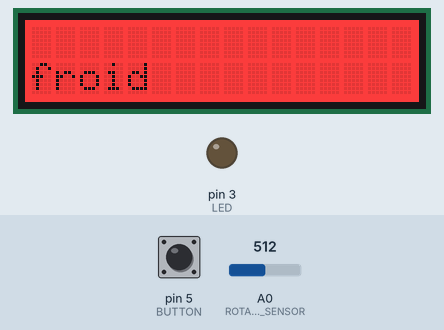
This sketch was run on a simulated Arduino Uno, built with avr-gcc and run on an emulated ATmega328P. Shown: 16×2 character LCD, output pins drawn as LEDs (lit = HIGH). The test bench sets the inputs (shaded band); at power-on: pin 5 (BUTTON) LOW, A0 (ROTARY_ANGLE_SENSOR) = 512. Random numbers use the default seed unless the sketch sets one.

Above: at 1.2 s.
1.3 s: pin 5 (BUTTON) pulled HIGH for 3.2 s
At 2.7 s:
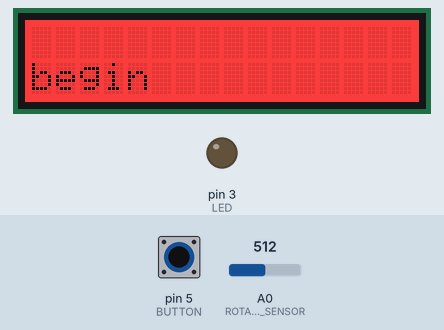
7.5 s: A0 (ROTARY_ANGLE_SENSOR) set to 601
9.0 s: A0 (ROTARY_ANGLE_SENSOR) set to 635
At 10.3 s:
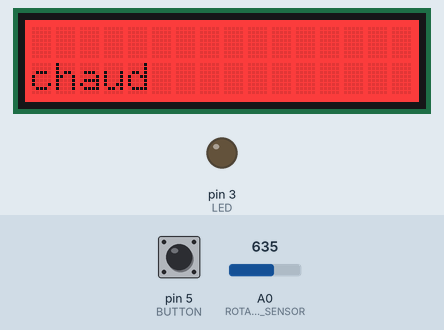
10.6 s: A0 (ROTARY_ANGLE_SENSOR) set to 511
At 11.3 s:
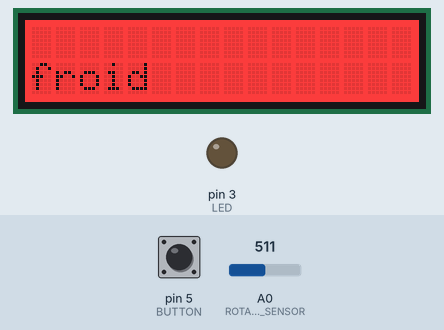
12.2 s: A0 (ROTARY_ANGLE_SENSOR) set to 716
At 13.4 s:
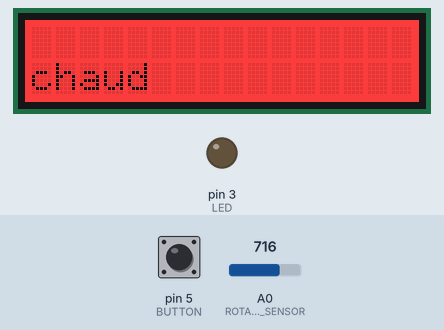
Timing chart, 0 to 14.7 s (numbered marks = the images above; inputs shaded):
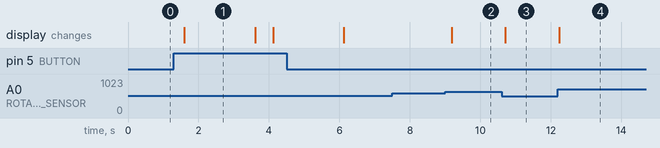

The sketch:

wildLockTwo.ino
```cpp
/*************************/
/******** IMPORTS ********/
/*************************/
#include <Wire.h>
#include "rgb_lcd.h"
#include <Time.h>

/*************************/
/******* CONSTANTS *******/
/*************************/

rgb_lcd lcd; // lcd is screen displaying variable

#define ROTARY_ANGLE_SENSOR A0 // Rotative button is pin A0
#define LED 3 // Led is pin 3
#define BUTTON 5 // Button is pin 5

#define FULL_ANGLE 300 //full value of the rotary angle is 300 degrees
#define ADC_REF 5
#define GROVE_VCC 5

/*************************/
/******* VARIABLES *******/
/*************************/

// For the screen display
int a;
const int colorR = 255;
const int colorG = 0;
const int colorB = 0;

// The numbers to find are random
int first = rand_a_b(0,300);
int the_second = rand_a_b(0,300);
int third = rand_a_b(0,300);

int chapter = 1;
int current = first;

int time = 0;

int buttonState = 0;

/*************************/
/******* FUNCTIONS *******/
/*************************/

// Initialisation function for the LED and the Screen
void setup() {
    lcd.begin(16, 2);
    lcd.setRGB(colorR, colorG, colorB);
    pinMode(LED, OUTPUT);
}

// Batch function that will call the main function continouisly
void loop() {

    buttonState = digitalRead(BUTTON);

    if (buttonState == HIGH) {
        redoGame();
    }

    launchGame();
}

// Restart game function
void redoGame() {
    a=analogRead(0);
    lcd.setCursor(0, 1);
    lcd.print("begin   ");
    chapter = 1;

    first = rand_a_b(0,300);
    the_second = rand_a_b(0,300);
    third = rand_a_b(0,300);

    time = 0;
    current = first;

    delay(2000);
}

void launchGame() {

    if(chapter < 4) {

        int degrees;
        degrees = getDegree();

        a=analogRead(0);
        lcd.setCursor(0, 1);

        if(degrees == current) {

            // STEPS
            if(chapter == 1) {
                brightRedLed();
                current = the_second;

            } else if(chapter == 2) {
                brightBlueLed();
                current = third;

            } else if(chapter == 3) {
                brightGreenLed();
                setFinishedTime();
            }

            if(chapter < 4) {
                chapter = chapter + 1;
            }

        } else {
            getCurrent(degrees);
        }

        lcd.setCursor(0, 1);
        delay(500);
    }
}

// Random function to generate number between min and max
int rand_a_b(int a, int b){
    return rand()%(b-a) +a;
}

// Ending function to display the final time required to finish the game
void setFinishedTime() {
    lcd.print("en ");
    lcd.print(time/2);
    lcd.print("s");
}

// Function making the LED shining
void brightLed() {
    digitalWrite(LED, HIGH);
    delay(1000);
    digitalWrite(LED, LOW);
    delay(500);
}

void brightRedLed() {
    brightLed();
}
void brightBlueLed() {
    brightLed();
    brightLed();
}
void brightGreenLed() {
    brightLed();
    brightLed();
    brightLed();
}

// Check if user is near the number to find or not
void getCurrent(int val) {

    if(val > current) {

        if(val - current < 20) {
            lcd.print("chaud   ");
        } else {
            lcd.print("froid   ");
        }

    } else {

        if(current - val < 20) {
            lcd.print("chaud   ");
        } else {
            lcd.print("froid   ");
        }
    }

    time = time + 1;
}

// Get the degrees number of the rotative button
int getDegree() {

    int sensor_value = analogRead(ROTARY_ANGLE_SENSOR);
    float voltage;
    voltage = (float)sensor_value*ADC_REF/1023;
    float degrees = (voltage*FULL_ANGLE)/GROVE_VCC;

    return degrees;
}
```

Measured:
- the behaviour switches between 617 and 618 on A0 (ROTARY_ANGLE_SENSOR) (found by bisection; images 1 and 2)
- after the input at 1.3 s, the display: changes after 0.30 s (image 1)
- after the input at 7.5 s, every drawn part: stays the same
- after the input at 9.0 s, the display: changes after 0.18 s (image 2)
- after the input at 10.6 s, the display: changes after 0.11 s (image 3)
- after the input at 12.2 s, the display: changes at once (image 4)
- what the display in image 1 shows lasts 2.0 s, from 1.6 s to 3.6 s
